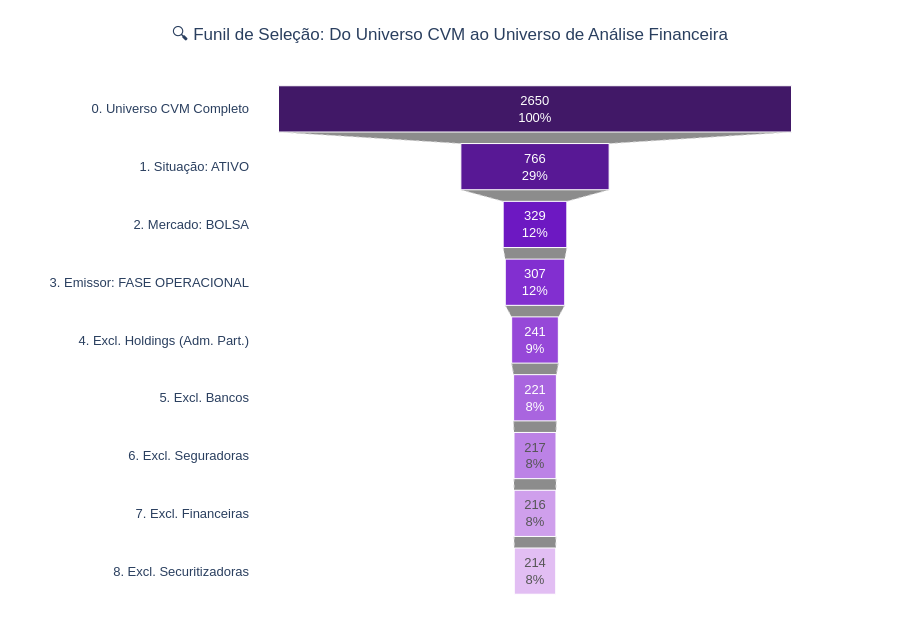

The code cell stored with this chart in its notebook:
### Code cell
# Gráfico de Funil interativo
cores = ["#2d0057", "#46008a", "#5e00bc", "#7519cc",
         "#8b35d4", "#a055dc", "#b575e4", "#ca95eb", "#dfb8f2"]

fig = go.Figure(go.Funnel(
    y=df_funil["filtro"].tolist(),
    x=df_funil["n"].tolist(),
    textposition="inside",
    textinfo="value+percent initial",
    opacity=0.9,
    marker={
        "color": cores[:len(df_funil)],
        "line": {"width": 1, "color": "white"}
    },
    connector={"line": {"color": "#ccc", "width": 1, "dash": "dot"}}
))

fig.update_layout(
    title={
        "text": "🔍 Funil de Seleção: Do Universo CVM ao Universo de Análise Financeira",
        "font": {"size": 17},
        "x": 0.5,
        "xanchor": "center"
    },
    height=640,
    font={"family": "Arial", "size": 13},
    plot_bgcolor="white",
    paper_bgcolor="white",
    margin={"l": 250, "r": 80, "t": 80, "b": 40}
)

fig.show()

### Figure 1 — Plotly figure (JSON) as saved in the notebook; plotly's stock layout.template omitted (floating-point values rounded to 4 significant figures)
{"data": [{"connector": {"line": {"color": "#ccc", "dash": "dot", "width": 1}}, "marker": {"color": ["#2d0057", "#46008a", "#5e00bc", "#7519cc", "#8b35d4", "#a055dc", "#b575e4", "#ca95eb", "#dfb8f2"], "line": {"color": "white", "width": 1}}, "opacity": 0.9, "textinfo": "value+percent initial", "textposition": "inside", "type": "funnel", "x": [2650, 766, 329, 307, 241, 221, 217, 216, 214], "y": ["0. Universo CVM Completo", "1. Situação: ATIVO", "2. Mercado: BOLSA", "3. Emissor: FASE OPERACIONAL", "4. Excl. Holdings (Adm. Part.)", "5. Excl. Bancos", "6. Excl. Seguradoras", "7. Excl. Financeiras", "8. Excl. Securitizadoras"]}], "layout": {"font": {"family": "Arial", "size": 13}, "height": 640, "margin": {"b": 40, "l": 250, "r": 80, "t": 80}, "paper_bgcolor": "white", "plot_bgcolor": "white", "title": {"font": {"size": 17}, "text": "🔍 Funil de Seleção: Do Universo CVM ao Universo de Análise Financeira", "x": 0.5, "xanchor": "center"}}}
